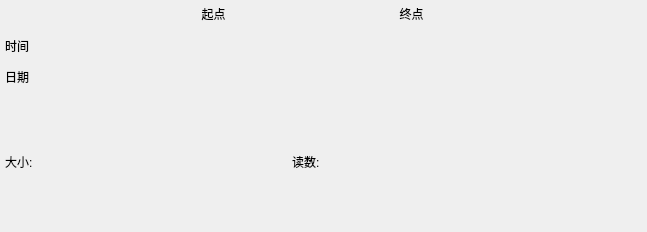
<?xml version="1.0" encoding="UTF-8"?>
<ui version="4.0">
 <class>FileDataWidget</class>
 <widget class="QWidget" name="FileDataWidget">
  <property name="geometry">
   <rect>
    <x>0</x>
    <y>0</y>
    <width>647</width>
    <height>232</height>
   </rect>
  </property>
  <property name="windowTitle">
   <string>Form</string>
  </property>
  <widget class="QLabel" name="TimeLabel">
   <property name="geometry">
    <rect>
     <x>5</x>
     <y>30</y>
     <width>101</width>
     <height>31</height>
    </rect>
   </property>
   <property name="text">
    <string>时间</string>
   </property>
   <property name="alignment">
    <set>Qt::AlignLeading|Qt::AlignLeft|Qt::AlignVCenter</set>
   </property>
  </widget>
  <widget class="QLabel" name="dateLabel">
   <property name="geometry">
    <rect>
     <x>5</x>
     <y>61</y>
     <width>101</width>
     <height>31</height>
    </rect>
   </property>
   <property name="text">
    <string>日期</string>
   </property>
   <property name="alignment">
    <set>Qt::AlignLeading|Qt::AlignLeft|Qt::AlignVCenter</set>
   </property>
  </widget>
  <widget class="QLabel" name="xLabel">
   <property name="geometry">
    <rect>
     <x>5</x>
     <y>91</y>
     <width>101</width>
     <height>31</height>
    </rect>
   </property>
   <property name="text">
    <string/>
   </property>
   <property name="alignment">
    <set>Qt::AlignLeading|Qt::AlignLeft|Qt::AlignVCenter</set>
   </property>
  </widget>
  <widget class="QLabel" name="yLabel">
   <property name="geometry">
    <rect>
     <x>5</x>
     <y>121</y>
     <width>101</width>
     <height>31</height>
    </rect>
   </property>
   <property name="text">
    <string/>
   </property>
   <property name="alignment">
    <set>Qt::AlignLeading|Qt::AlignLeft|Qt::AlignVCenter</set>
   </property>
  </widget>
  <widget class="QLabel" name="startLabel">
   <property name="geometry">
    <rect>
     <x>158</x>
     <y>-2</y>
     <width>111</width>
     <height>31</height>
    </rect>
   </property>
   <property name="text">
    <string>起点</string>
   </property>
   <property name="alignment">
    <set>Qt::AlignCenter</set>
   </property>
  </widget>
  <widget class="QLabel" name="endLabel">
   <property name="geometry">
    <rect>
     <x>356</x>
     <y>-2</y>
     <width>111</width>
     <height>31</height>
    </rect>
   </property>
   <property name="text">
    <string>终点</string>
   </property>
   <property name="alignment">
    <set>Qt::AlignCenter</set>
   </property>
  </widget>
  <widget class="QLabel" name="startTimeLabal">
   <property name="geometry">
    <rect>
     <x>128</x>
     <y>31</y>
     <width>171</width>
     <height>31</height>
    </rect>
   </property>
   <property name="text">
    <string/>
   </property>
   <property name="alignment">
    <set>Qt::AlignCenter</set>
   </property>
  </widget>
  <widget class="QLabel" name="startDateLabel">
   <property name="geometry">
    <rect>
     <x>128</x>
     <y>61</y>
     <width>171</width>
     <height>31</height>
    </rect>
   </property>
   <property name="text">
    <string/>
   </property>
   <property name="alignment">
    <set>Qt::AlignCenter</set>
   </property>
  </widget>
  <widget class="QLabel" name="startXLabel">
   <property name="geometry">
    <rect>
     <x>98</x>
     <y>91</y>
     <width>211</width>
     <height>31</height>
    </rect>
   </property>
   <property name="text">
    <string/>
   </property>
   <property name="alignment">
    <set>Qt::AlignCenter</set>
   </property>
  </widget>
  <widget class="QLabel" name="startYLabel">
   <property name="geometry">
    <rect>
     <x>98</x>
     <y>121</y>
     <width>211</width>
     <height>31</height>
    </rect>
   </property>
   <property name="text">
    <string/>
   </property>
   <property name="alignment">
    <set>Qt::AlignCenter</set>
   </property>
  </widget>
  <widget class="QLabel" name="endTimeLabel">
   <property name="geometry">
    <rect>
     <x>326</x>
     <y>31</y>
     <width>171</width>
     <height>31</height>
    </rect>
   </property>
   <property name="text">
    <string/>
   </property>
   <property name="alignment">
    <set>Qt::AlignCenter</set>
   </property>
  </widget>
  <widget class="QLabel" name="endDateLabel">
   <property name="geometry">
    <rect>
     <x>326</x>
     <y>61</y>
     <width>171</width>
     <height>31</height>
    </rect>
   </property>
   <property name="text">
    <string/>
   </property>
   <property name="alignment">
    <set>Qt::AlignCenter</set>
   </property>
  </widget>
  <widget class="QLabel" name="endXLabel">
   <property name="geometry">
    <rect>
     <x>316</x>
     <y>91</y>
     <width>211</width>
     <height>31</height>
    </rect>
   </property>
   <property name="text">
    <string/>
   </property>
   <property name="alignment">
    <set>Qt::AlignCenter</set>
   </property>
  </widget>
  <widget class="QLabel" name="endYLabel">
   <property name="geometry">
    <rect>
     <x>316</x>
     <y>121</y>
     <width>211</width>
     <height>31</height>
    </rect>
   </property>
   <property name="text">
    <string/>
   </property>
   <property name="alignment">
    <set>Qt::AlignCenter</set>
   </property>
  </widget>
  <widget class="QLabel" name="fileSizeLabel">
   <property name="geometry">
    <rect>
     <x>5</x>
     <y>153</y>
     <width>141</width>
     <height>51</height>
    </rect>
   </property>
   <property name="text">
    <string>大小:</string>
   </property>
   <property name="alignment">
    <set>Qt::AlignLeading|Qt::AlignLeft|Qt::AlignTop</set>
   </property>
  </widget>
  <widget class="QLabel" name="fileSizeDataLabel">
   <property name="geometry">
    <rect>
     <x>155</x>
     <y>154</y>
     <width>131</width>
     <height>51</height>
    </rect>
   </property>
   <property name="text">
    <string/>
   </property>
   <property name="alignment">
    <set>Qt::AlignLeading|Qt::AlignLeft|Qt::AlignTop</set>
   </property>
  </widget>
  <widget class="QLabel" name="readingsLabel">
   <property name="geometry">
    <rect>
     <x>292</x>
     <y>153</y>
     <width>121</width>
     <height>51</height>
    </rect>
   </property>
   <property name="text">
    <string>读数:</string>
   </property>
   <property name="alignment">
    <set>Qt::AlignLeading|Qt::AlignLeft|Qt::AlignTop</set>
   </property>
  </widget>
  <widget class="QLabel" name="readingsDataLabel">
   <property name="geometry">
    <rect>
     <x>382</x>
     <y>154</y>
     <width>151</width>
     <height>51</height>
    </rect>
   </property>
   <property name="text">
    <string/>
   </property>
   <property name="alignment">
    <set>Qt::AlignLeading|Qt::AlignLeft|Qt::AlignTop</set>
   </property>
  </widget>
 </widget>
 <resources/>
 <connections/>
</ui>
